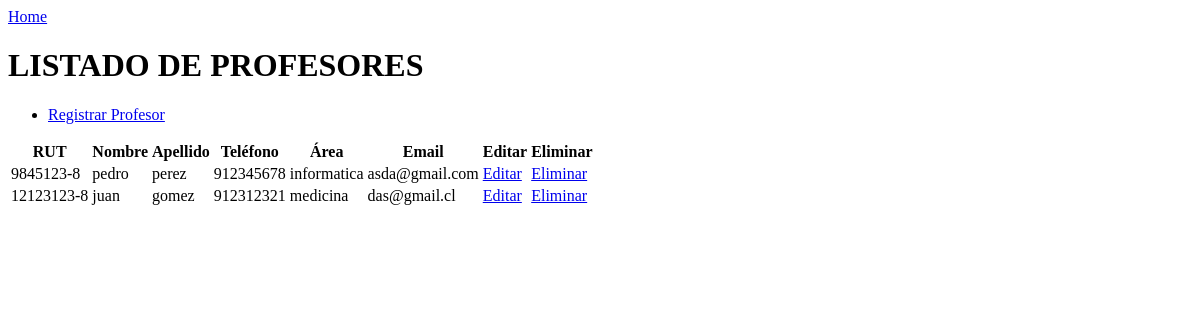
Before: /profesor/ with the older database file.
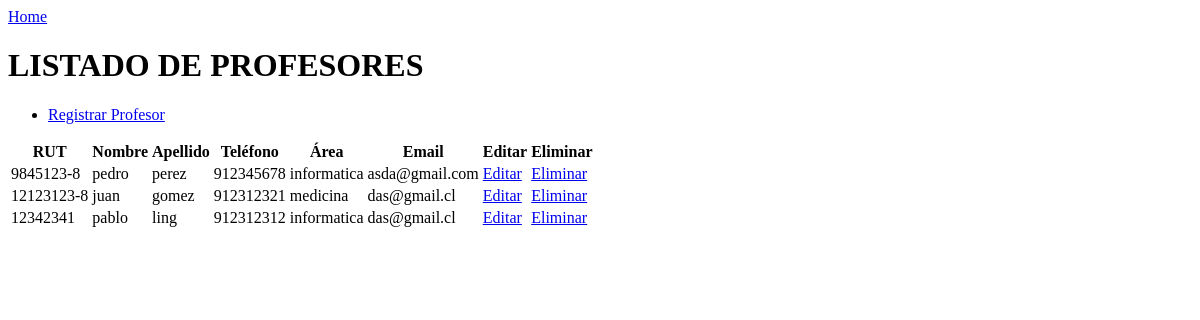
After: the same page with the newer database file.
### formularioProfesor/models.py (models this page shows, shortened)
class Profesor(models.Model):
    RUT = models.CharField(max_length=15)
    nombre = models.CharField(max_length=50)
    apellido = models.CharField(max_length=50)
    Telefono = models.IntegerField()
    Area = models.CharField(max_length=50)
    Email = models.EmailField()
    class Meta:
        db_table = 'profesores'

### formularioProfesor/views.py (the view)
# urls.py: path('profesor/', profesor_views.profesorData, name='profesorData'),
def profesorData(request):
    profesores = Profesor.objects.all()
    data = {'profesores': profesores}  # Cambié 'profesor' a 'profesores'
    return render(request, 'formularioprofesor/profesor.html', data)

### templates/formularioprofesor/profesor.html (shortened to what this page needs)
<!DOCTYPE html>
<html>
<head>
</head>
<body>
    <a href="{% url 'home' %}">Home</a>
    <h1>LISTADO DE PROFESORES</h1>
    <nav>
        <ul>
            <li><a href="{% url 'formulario_profesor' %}">Registrar Profesor</a></li>
        </ul>
    </nav>
    {% if profesores %}
    <table>
        <tr>
            <th>RUT</th>
            <th>Nombre</th>
            <th>Apellido</th>
            <th>Teléfono</th>
            <th>Área</th>
            <th>Email</th>
            <th>Editar</th>
            <th>Eliminar</th>
        </tr>
        {% for profesor in profesores %}
        <tr>
            <td>{{ profesor.RUT }}</td>
            <td>{{ profesor.nombre }}</td>
            <td>{{ profesor.apellido }}</td>
            <td>{{ profesor.Telefono }}</td>
            <td>{{ profesor.Area }}</td>
            <td>{{ profesor.Email }}</td>
            <td>
                <a href="{% url 'modificar_profesor' profesor.id %}">Editar</a>
            </td>
            <td>
                <a href="{% url 'eliminar_profesor' profesor.id %}">Eliminar</a>
            </td>
        </tr>
        {% endfor %}
    </table>
    {% else %}
    <div>No hay profesores</div>
    {% endif %}
</body>
</html>

Changed rows visible on the page:
added Profesor: RUT "12342341", nombre "pablo", apellido "ling", Telefono "912312312", Area "informatica", Email "das@gmail.cl"
